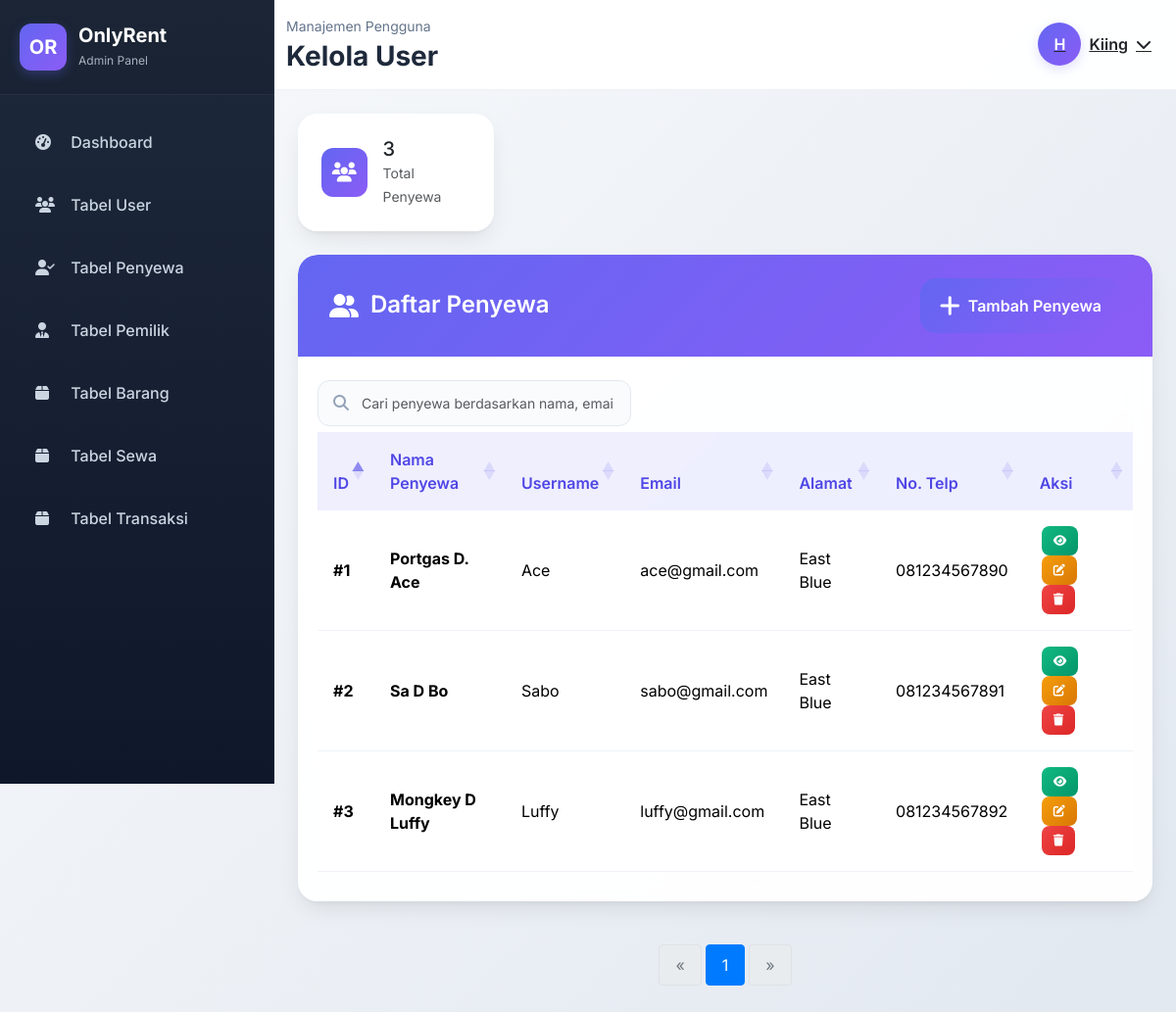
Screenshot of /views/admin/tabel_penyewa.php (signed in) with the database file from the repository.
### tables this page shows
CREATE TABLE `penyewa` (
  `id_penyewa` int(11) NOT NULL,
  `nama` varchar(100) NOT NULL,
  `alamat` text NOT NULL,
  `no_telp` varchar(25) NOT NULL,
  `id_pengguna` int(1) NOT NULL
);

CREATE TABLE `pengguna` (
  `id_pengguna` int(11) NOT NULL,
  `username` varchar(50) NOT NULL,
  `email` varchar(50) NOT NULL,
  `password` varchar(255) NOT NULL,
  `role` int(1) NOT NULL
);

### views/admin/tabel_penyewa.php (the view, shortened to what this page needs)
<?php
    $conn = getDBConnection();
    $penyewa = [];
    $total_penyewa = 0;
    $total_query = "SELECT COUNT(*) as total FROM pengguna p JOIN penyewa py ON p.id_pengguna = py.id_pengguna WHERE p.role = 2";
    $total_result = $conn->query($total_query);
    if ($total_result) {
        $total_row = $total_result->fetch_assoc();
        $total_penyewa = $total_row['total'];
    }
    $per_page = 10;
    $total_pages = ceil($total_penyewa / $per_page);
    $current_page = isset($_GET['page']) ? max(1, min($total_pages, (int)$_GET['page'])) : 1;
    $offset = ($current_page - 1) * $per_page;
    $query = "SELECT
                p.id_pengguna,
                p.username,
                p.email,
                py.id_penyewa,
                py.nama as nama_penyewa,
                py.alamat,
                py.no_telp
              FROM pengguna p
              JOIN penyewa py ON p.id_pengguna = py.id_pengguna
              WHERE p.role = 2
              LIMIT $per_page OFFSET $offset";
    $result = $conn->query($query);
    if ($result && $result->num_rows > 0) {
        while ($row = $result->fetch_assoc()) {
            $penyewa[] = $row;
        }
    }
?>
<!DOCTYPE html>
<html lang="id">
<head>
    <link href="https://cdn.jsdelivr.net/npm/bootstrap@5.3.3/dist/css/bootstrap.min.css" rel="stylesheet">
    <link href="https://cdnjs.cloudflare.com/ajax/libs/font-awesome/6.4.0/css/all.min.css" rel="stylesheet">
    <link href="https://cdn.datatables.net/1.13.6/css/dataTables.bootstrap5.min.css" rel="stylesheet">
    <link rel="stylesheet" href="../../assets//css/admin/index.css">
</head>
<body>
    <?php include('nav.php'); ?>
    <div class="main-content">
        <?php include('top_nav.php'); ?>
        <div class="content-wrapper">
            <div class="row mb-4 animate-fade-in">
                <div class="col-md-3">
                    <div class="card stats-card">
                        <div class="card-body d-flex align-items-center">
                            <div class="stats-icon stats-total me-3">
                                <i class="fas fa-users"></i>
                            </div>
                            <div>
                                <h5 class="mb-0"><?php echo $total_penyewa; ?></h5>
                                <small class="text-muted">Total Penyewa</small>
                            </div>
                        </div>
                    </div>
                </div>
            </div>
            <div class="row animate-fade-in">
                <div class="col-12">
                    <div class="card table-card">
                        <div class="card-header d-flex justify-content-between align-items-center">
                            <h4>
                                <i class="fas fa-user-friends"></i>
                                Daftar Penyewa
                            </h4>
                            <a href="tambah_penyewa.php" class="btn-add">
                                <i class="fas fa-plus me-2"></i>
                                Tambah Penyewa
                            </a>
                        </div>
                        <div class="card-body">
                            <div class="search-box">
                                <i class="fas fa-search"></i>
                                <input type="text" class="form-control" id="searchInput" placeholder="Cari penyewa berdasarkan nama, email, atau alamat...">
                            </div>
                            <div class="table-responsive">
                                <table class="table" id="penyewaTable">
                                    <thead>
                                        <tr>
                                            <th>ID</th>
                                            <th>Nama Penyewa</th>
                                            <th>Username</th>
                                            <th>Email</th>
                                            <th>Alamat</th>
                                            <th>No. Telp</th>
                                            <th>Aksi</th>
                                        </tr>
                                    </thead>
                                    <tbody>
                                        <?php foreach ($penyewa as $p): ?>
                                        <tr>
                                            <td><strong>#<?php echo $p['id_penyewa']; ?></strong></td>
                                            <td>
                                                <div class="d-flex align-items-center">
                                                    <strong><?php echo htmlspecialchars($p['nama_penyewa']); ?></strong>
                                                </div>
                                            </td>
                                            <td><?php echo htmlspecialchars($p['username']); ?></td>
                                            <td><?php echo htmlspecialchars($p['email']); ?></td>
                                            <td class="alamat-cell" title="<?php echo htmlspecialchars($p['alamat']); ?>">
                                                <?php echo htmlspecialchars($p['alamat']); ?>
                                            </td>
                                            <td><?php echo htmlspecialchars($p['no_telp']); ?></td>
                                            <td>
                                                <button class="btn btn-action btn-view" title="Lihat Detail" onclick="viewPenyewa(<?php echo $p['id_penyewa']; ?>)">
                                                    <i class="fas fa-eye"></i>
                                                </button>
                                                <button class="btn btn-action btn-edit" title="Edit Penyewa" onclick="editPenyewa(<?php echo $p['id_penyewa']; ?>)">
                                                    <i class="fas fa-edit"></i>
                                                </button>
                                                <button class="btn btn-action btn-delete" title="Hapus Penyewa" onclick="confirmDelete(<?php echo $p['id_penyewa']; ?>, '<?php echo htmlspecialchars($p['nama_penyewa']); ?>')">
                                                    <i class="fas fa-trash"></i>
                                                </button>
                                            </td>
                                        </tr>
                                        <?php endforeach; ?>
                                    </tbody>
                                </table>
                            </div>
                        </div>
                    </div>
                </div>
            </div>
            <div class="row mt-4">
                <div class="col-12">
                    <nav aria-label="Page navigation">
                        <ul class="pagination justify-content-center">
                            <?php if ($current_page > 1): ?>
                                <li class="page-item">
                                    <a class="page-link" href="?page=<?php echo $current_page - 1; ?>" aria-label="Previous">
                                        <span aria-hidden="true">&laquo;</span>
                                    </a>
                                </li>
                            <?php else: ?>
                                <li class="page-item disabled">
                                    <a class="page-link" href="#" tabindex="-1" aria-disabled="true">&laquo;</a>
                                </li>
                            <?php endif; ?>
                            <?php
                            $start_page = max(1, $current_page - 2);
                            $end_page = min($total_pages, $current_page + 2);
                            for ($i = $start_page; $i <= $end_page; $i++): ?>
                                <li class="page-item <?php echo ($i == $current_page) ? 'active' : ''; ?>">
                                    <a class="page-link" href="?page=<?php echo $i; ?>"><?php echo $i; ?></a>
                                </li>
                            <?php endfor;
                            ?>
                            <?php if ($current_page < $total_pages): ?>
                                <li class="page-item">
                                    <a class="page-link" href="?page=<?php echo $current_page + 1; ?>" aria-label="Next">
                                        <span aria-hidden="true">&raquo;</span>
                                    </a>
                                </li>
                            <?php else: ?>
                                <li class="page-item disabled">
                                    <a class="page-link" href="#" tabindex="-1" aria-disabled="true">&raquo;</a>
                                </li>
                            <?php endif; ?>
                        </ul>
                    </nav>
                </div>
            </div>
        </div>
    </div>
</body>
</html>

### assets/css/admin/index.css (style rules this page uses)
:root { --sidebar-width: 280px; --sidebar-mobile-width: 260px; --primary-color: #6366f1; --primary-dark: #4f46e5; --sidebar-bg: linear-gradient(180deg, #1e293b 0%, #0f172a 100%); --sidebar-text: #cbd5e1; --sidebar-hover: rgba(99, 102, 241, 0.1); --card-shadow: 0 10px 25px -5px rgba(0, 0, 0, 0.1), 0 4px 6px -2px rgba(0, 0, 0, 0.05); --hover-shadow: 0 20px 25px -5px rgba(0, 0, 0, 0.1), 0 10px 10px -5px rgba(0, 0, 0, 0.04); }
* { margin: 0; padding: 0; box-sizing: border-box; }
body { font-family: 'Inter', -apple-system, BlinkMacSystemFont, sans-serif; background: linear-gradient(135deg, #f8fafc 0%, #e2e8f0 100%); color: #334155; overflow-x: hidden; }
.main-content { margin-left: var(--sidebar-width); min-height: 100vh; background: transparent; transition: all 0.3s ease; }
.content-wrapper { padding: 32px; }
.search-box { position: relative; width: 320px; }
.search-box input { border: 1px solid #e2e8f0; border-radius: 12px; padding: 12px 16px 12px 44px; background: rgba(248, 250, 252, 0.8); transition: all 0.3s ease; font-size: 14px; }
.search-box i { position: absolute; left: 16px; top: 50%; transform: translateY(-50%); color: #94a3b8; }
.stats-card, .management-card, .table-card, .form-card { border-radius: 20px; border: none; box-shadow: var(--card-shadow); background: rgba(255, 255, 255, 0.95); backdrop-filter: blur(10px); overflow: hidden; transition: all 0.3s ease; }
.stats-card::before { content: ''; position: absolute; top: 0; left: 0; right: 0; bottom: 0; background: linear-gradient(135deg, rgba(255, 255, 255, 0.1), rgba(255, 255, 255, 0.05)); pointer-events: none; }
.management-card .card-header, .table-card .card-header, .form-card .card-header { background: linear-gradient(135deg, var(--primary-color), #8b5cf6); color: white; border-radius: 20px 20px 0 0; padding: 24px 32px; border: none; }
.management-card .card-header h5, .table-card .card-header h4, .form-card .card-header h4 { font-weight: 600; margin: 0; display: flex; align-items: center; }
.table-card .card-header i, .form-card .card-header i { margin-right: 12px; font-size: 24px; }
.management-card .card-body, .table-card .card-body, .form-card .card-body { padding: 32px; }
.stats-card .card-body { padding: 24px; position: relative; z-index: 1; }
.btn-add, .management-btn, .btn-submit, .btn-back, .btn-editt { border-radius: 16px; padding: 16px 20px; font-weight: 600; transition: all 0.3s cubic-bezier(0.4, 0, 0.2, 1); border: none; position: relative; overflow: hidden; display: inline-flex; align-items: center; color: white; text-decoration: none; }
.btn-add, .btn-submit { background: linear-gradient(135deg, var(--primary-color), #8b5cf6); }
.management-btn i, .btn-add i { margin-right: 8px; font-size: 16px; }
.btn-action { padding: 6px 12px; border-radius: 8px; border: none; font-size: 12px; font-weight: 500; margin: 0 2px; transition: all 0.3s ease; color: white; }
.btn-edit { background: linear-gradient(135deg, #f59e0b, #d97706); }
.btn-delete { background: linear-gradient(135deg, #ef4444, #dc2626); }
.btn-view { background: linear-gradient(135deg, #10b981, #059669); }
.table { margin-bottom: 0; }
.table thead th { background: rgba(99, 102, 241, 0.1); color: var(--primary-dark); font-weight: 600; border: none; padding: 16px; }
.table tbody td { padding: 16px; vertical-align: middle; border-color: rgba(226, 232, 240, 0.5); }
.stats-icon { width: 50px; height: 50px; border-radius: 12px; display: flex; align-items: center; justify-content: center; font-size: 20px; color: white; }
.stats-total { background: linear-gradient(135deg, var(--primary-color), #8b5cf6); }
.animate-fade-in { animation: fadeIn 0.6s ease-out; }
@media (max-width: 1200px) { .content-wrapper { padding: 24px; } }
@media (max-width: 1200px) { .management-card .card-body, .table-card .card-body, .form-card .card-body { padding: 24px 20px; } }
.pagination { margin-top: 20px; }
.page-item.active .page-link { background-color: #007bff; border-color: #007bff; }
.page-link { color: #007bff; margin: 0 5px; border-radius: 4px; padding: 8px 16px; }
.page-item.disabled .page-link { color: #6c757d; pointer-events: none; }
.page-item:first-child .page-link, .page-item:last-child .page-link { border-radius: 4px; }

### rows the page displays
penyewa: id_penyewa "1", nama "Portgas D. Ace", id_pengguna.username "Ace", id_pengguna.email "ace@gmail.com", alamat "East Blue", no_telp "081234567890"
penyewa: id_penyewa "2", nama "Sa D Bo", id_pengguna.username "Sabo", id_pengguna.email "sabo@gmail.com", alamat "East Blue", no_telp "081234567891"
penyewa: id_penyewa "3", nama "Mongkey D Luffy", id_pengguna.username "Luffy", id_pengguna.email "luffy@gmail.com", alamat "East Blue", no_telp "081234567892"

### other values shown
$username "Kiing"
$total_penyewa "3"
